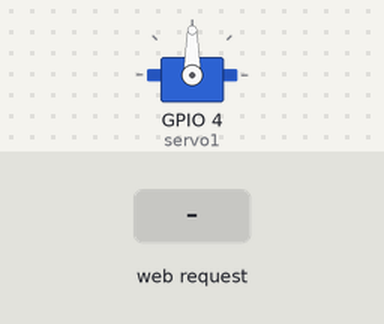
Recording of a program running on a simulated ESP8266 (Wemos D1 mini). Shown: servo. Inputs (shaded band) come from the test bench. WiFi joins after 1.5 s; servers stay silent unless stated; what the program prints to the serial monitor is not drawn.

Above: at 2.7 s.
2.8 s: HTTP request GET /aumenta received
At 3.2 s:
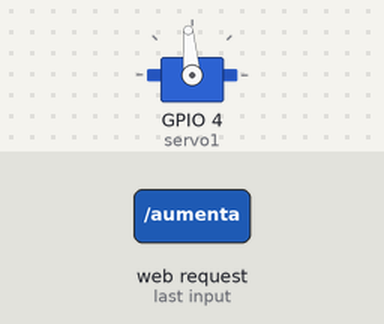
4.3 s: HTTP request GET /aumenta received
At 5.5 s:
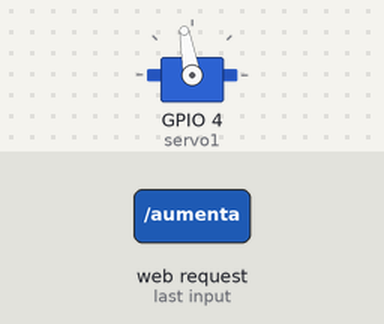
5.8 s: HTTP request GET /disminuye received
At 6.6 s:
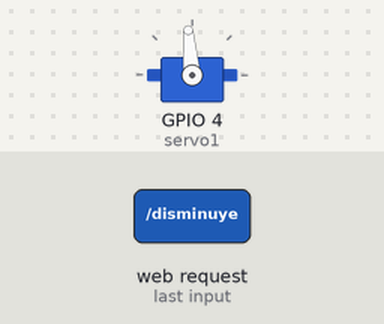
Timing chart, 0 to 8.8 s (numbered marks = the images above; inputs shaded):
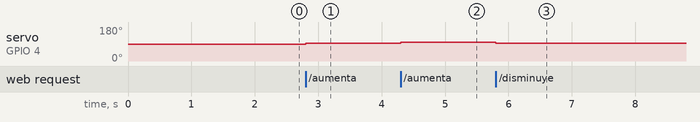

The program:

main.cpp
```cpp
#include <Arduino.h>

#include <ESP8266WiFi.h>
#include <Servo.h>
Servo servo1; // se crea un objeto servo1
int grado = 90; // se establece un grado inicial
const char* ssid = "Potros_Wifi";
const char* password = "";
WiFiServer server(80);
void setup() {
 Serial.begin(115200);
 delay(10);
 servo1.attach(4); // Conectar linea de señal servo a /D4 de Wemos D1
 // Conectar a la red Wi fi
 Serial.println();
 Serial.println();
 Serial.print("Conectando a ");
 Serial.println(ssid);
 WiFi.begin(ssid, password);
 while (WiFi.status() != WL_CONNECTED) {
 delay(500);
 Serial.print(".");
 }
 Serial.println("");
 Serial.println("WiFi conectada");
 // Start the server
 server.begin();
 Serial.println("Servidor iniciado ");
 // Presenta la dirección IP
 Serial.print("Use esta URL : ");
 Serial.print("http://");
 Serial.print(WiFi.localIP());
 Serial.println("/");
}
// - - - - - - - - - - - - - - - - - - - - - - - - - - - - - -
void loop() {
// Consulta si se ha conectado algún cliente.
 WiFiClient client = server.available();
 if (!client) { // al NO haber cliente, espera
 return;
 }

 Serial.print("Nuevo cliente: ");

 // Espera hasta que el cliente envíe datos.
 while(!client.available()){ delay(1); }
 // Lee la información enviada por el cliente.
 String req = client.readStringUntil('\r');
 Serial.println(req);
client.flush();
 // Realiza la petición del cliente.
 if (req.indexOf("aumenta") != -1) {grado = grado + 5; servo1.write(grado);}
 if (req.indexOf("disminuye") != -1){grado = grado - 5; servo1.write(grado);}
 // Página WEB
 client.println("HTTP/1.1 200 OK");
 client.println("Content-Type: text/html");
 client.println("");
 client.println("<!DOCTYPE HTML>");
 client.println("<html>");
 client.println("<head><meta charset=utf-8></head>");
 client.println("<body><center><font face='Arial'>");
 client.println("<h1>Control de servomotor 0 a 180°</h1>");
 client.println("<h2><font color='#009900'>Curso de I o T</font></h2>");
 client.println("<h3>Servidor web</h3>");
 client.println("<br><br>");
client.println("<a href='aumenta'><button>Pulsa para aumentar 5 grados.</button></a>");
 client.println("<a href='disminuye'><button>Pulsa para disminuir 5 grados.</button></a>");
 client.println("<br>");
 client.println(" <h2>Grado de giro</h2>");
 client.println("<h2>");
 client.println(grado);
 client.println("</h2>");
 client.println("</font></center></body></html>");
 Serial.print("Cliente desconectado: ");
 client.flush();
 client.stop();
}
//- - - - - - - - - - - - - - - - - - - - - - - - - -
```

Measured:
- after the input at 2.8 s, servo on GPIO 4 (servo1): 90° → 95° at once
- after the input at 4.3 s, servo on GPIO 4 (servo1): 95° → 100° at once
- after the input at 5.8 s, servo on GPIO 4 (servo1): 100° → 95° at once
